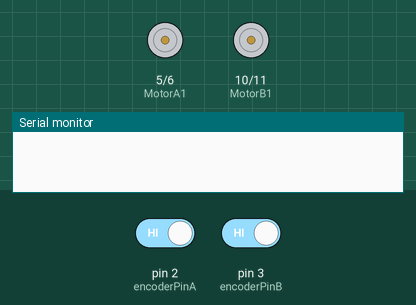
Simulated run of this sketch. Board: Arduino Uno, built with avr-gcc and run on an emulated ATmega328P. Shown: motor-driver pin pairs drawn as motors (green arrow = first pin HIGH = forward, orange = second pin HIGH = backward, longer = more drive), the last lines printed to the serial monitor. Inputs (shaded band) come from the test bench; at power-on: pin 2 (encoderPinA) HIGH, pin 3 (encoderPinB) HIGH.

Above: at 0.1 s.
At 0.6 s:
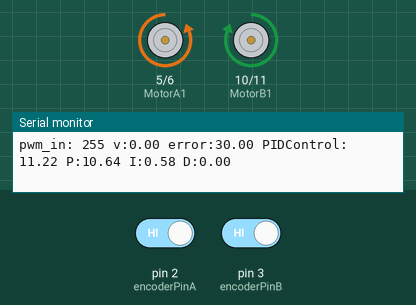
Timing chart, 0 to 2.1 s (numbered marks = the images above):
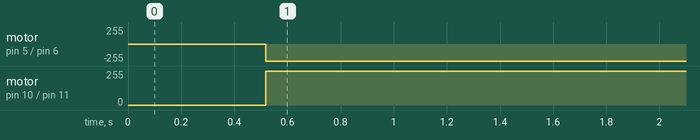

Measured:
- by itself, motor on pin 5 (MotorA1) / pin 6 (MotorA2): stopped → backward 255/255 at 0.52 s
- by itself, motor on pin 10 (MotorB1) / pin 11 (MotorB2): stopped → forward 255/255 at 0.52 s

The sketch:

main_ver2.ino
```cpp
  /* Arduino Pin */
#define SS1_LEFT_OUT  A1
#define SS2_LEFT_IN   A2
#define SS4_RIGHT_IN  A3
#define SS5_RIGHT_OUT A4

#define encoderPinA   2
#define encoderPinB   3

#define MotorA1       5
#define MotorA2       6
#define MotorB1       10
#define MotorB2       11


/* global variable - IR sensor */
byte  LeftOut;
byte  LeftIn;
byte  RightIn;
byte  RightOut;

/* global variable - ServingRobot Direction */
int cmd_direction = 0;
int Stop          = 0;
int Left          = 1;
int Straight      = 2;
int Right         = 3;
int Back          = 4;

/* global variable - PID Control */
long encoderPos = 0;
double angle = 0, angle_pre=0;
int time1 = 0;
int value = 0;

double v;
double v_pre = 0;


float Kp = 4.2227;
float Ki = 2.29743;
float Kd = -0.03976;
float Ke = 0.084;

/*
float Kp = 1.674;
float Ki = 0.8239;
float Kd = -0.3584;
float Ke = 0.084;
*/
int k = 0;

double PControl, IControl=0, DControl, PIDControl;
double error, error_pre;
int pwm_in;


int Hz = 20;
unsigned long time; // 시간 측정을 위한 변수


void setup() {
  pinMode(encoderPinA, INPUT_PULLUP);
  attachInterrupt(0, doEncoderA, CHANGE);
  pinMode(encoderPinB, INPUT_PULLUP);
  attachInterrupt(1, doEncoderB, CHANGE);

  Serial.begin(9600);
  time = millis();

}

void loop() {
  pidControl_Hz(Hz, 30); // 30cm/s 속도로 주행
}
```

FindTable.ino
```cpp
/* 프로그램 내용 : 라인트레이서 모듈을 이용하여 길을 찾는 알고리즘
 *
 * 라인트레이서 모듈에는 5개의 IR 센서가 존재하는데 그중에서
 * 인식이 잘 안되고 있는 가운데 모듈은 제외하고
 * 가운데 2개는 직선 길을 찾는데 사용하고
 * 가장자리 2개는 커브길의 존재를 탐지하는데 사용
 *
 * forward        검은색 선을 따라가는 함수
 */

/* 라인트레이서 모듈을 사용하여 검은색 선을 따라가는 함수 */
void forward()
{
  if (!LeftIn && !RightIn)
  {
    pidControl_Hz(10, 20);
  }
  else if (LeftIn && !RightIn)
  {
    MotorA(Straight, 150);
    MotorB(Straight, 80);
  }
  else if (!LeftIn && RightIn)
  {
    MotorA(Straight, 80);
    MotorB(Straight, 150);
  }
  else if (LeftIn && RightIn)
  {
    MotorA(Stop, 0);
    MotorB(Stop, 0);
  }
  else
  {
    MotorA(Straight, 200);
    MotorB(Straight, 200);
  }


}
void backward()
{
  MotorA(Back, 150);
  MotorB(Back, 150);
}
void turnLeft()
{
  MotorA(Straight, 200);
  MotorB(Straight, 100);
}
void turnRight()
{
  MotorA(Straight, 100);
  MotorB(Straight, 200);
}
void _stop()
{
  MotorA(Stop, 0);
  MotorB(Stop, 0);
}
```

IRSensor.ino
```cpp
/*  프로그램 내용 : bfd-1000 IR센서 관련 함수
 *
 *  getIRSensor         IR센서 값 읽어오는 함수
 *  getIRSensor_Hz      주어진 Hz 속도로 IR센서 값 읽어오는 함수
 *  showIRSensorChar    IR센서 값을 문자로 시리얼모니터로 출력해주는 함수
 *  showIRSensorValue   IR센서 값을 시리얼모니터로 출력해주는 함수
 *
 */

void getIRSensor()
{
  LeftOut  = digitalRead(SS1_LEFT_OUT);
  LeftIn   = digitalRead(SS2_LEFT_IN);
  //Center   = digitalRead(SS3_CENTER);
  RightIn  = digitalRead(SS4_RIGHT_IN);
  RightOut = digitalRead(SS5_RIGHT_OUT);
  //Bump     = digitalRead(CLP_BUMP);
  //Near     = digitalRead(NEAR);
}

void getIRSensor_Hz(int Hz)
{
  if( (millis()-time) % (1000 / Hz) == 0 )
  {
    getIRSensor();
  }
}

void showIRSensorChar()
{
  if (LeftOut  == 1) {Serial.print("L ");} else {Serial.print("- ");}
  if (LeftIn   == 1) {Serial.print("l ");} else {Serial.print("- ");}
  //if (Center   == 1) {Serial.print("C ");} else {Serial.print("- ");}
  if (RightIn  == 1) {Serial.print("r ");} else {Serial.print("- ");}
  if (RightOut == 1) {Serial.print("R ");} else {Serial.print("- ");}
  //if (Bump     == 1) {Serial.print(" BUMP!");} else {Serial.print("      ");}
  //if (Near     == 1) {Serial.print(" NEAR");}  else {Serial.print("    ");}
  Serial.println();
}

void showIRSensorValue()
{
  Serial.print("IRSensor : ");
  Serial.print(LeftOut);Serial.print(LeftIn);
  Serial.print(RightIn);Serial.print(RightOut);
  Serial.println();
}
```

Motor.ino
```cpp
/*  프로그램 내용 : DC Motor 컨트롤하는 함수들
 *
 *  MotorA              MotorA를 PWM 전압으로 조절하는 함수
 *  MotorB              MotorB를 PWM 전압으로 조절하는 함수
 *
 *  doEncoderA          DC모터 엔코더 카운트 하기 위한 함수
 *  doEncoderB          DC모터 엔코더 카운트 하기 위한 함수
 *  pos2ang             엔코더로부터 회전 각도 구하는 함수
 *  pos2ang_Hz          주어진 Hz속도로 회전 각도 구하는 함수
 *
 */

void MotorA(int dir, int _speed)
{
  if (dir == Straight)
  {
    analogWrite(MotorA1, 0);
    analogWrite(MotorA2, _speed);
  }
  else if (dir == Back)
  {
    analogWrite(MotorA1, _speed);
    analogWrite(MotorA2, 0);
  }
  else
  {
    analogWrite(MotorA1, 0);
    analogWrite(MotorA2, 0);
  }
}

void MotorB(int dir, int _speed)
{
  if (dir == Straight)
  {
    analogWrite(MotorB1, _speed);
    analogWrite(MotorB2, 0);
  }
  else if (dir == Back)
  {
    analogWrite(MotorB1, 0);
    analogWrite(MotorB2, _speed);
  }
  else
  {
    analogWrite(MotorB1, 0);
    analogWrite(MotorB2, 0);
  }
}

void doEncoderA()
{
  encoderPos += (digitalRead(encoderPinA)==digitalRead(encoderPinB))?1:-1;
}

void doEncoderB()
{
  encoderPos += (digitalRead(encoderPinA)==digitalRead(encoderPinB))?-1:1;
}

void pos2ang()
{
  angle = -encoderPos/(341.2*4) * 360 /180*3.141592  ;
}
```

PIDControl.ino
```cpp
void pidControl_Hz(int Hz, double input_v)
{
  double t = 1 / (double)Hz;
  if( (millis()-time) % (1000 / Hz) == 10 ){
    pos2ang(); // 회전 각도 측정(라디안)
    v = 3.15*(angle-angle_pre)/t;
    angle_pre = angle;


    error=(input_v-v)*Ke;
    PControl=Kp*error;
    if(IControl <= 4){IControl+=Ki*error*t;} //Windup 방지
    //IControl+=Ki*error*t;
    DControl=Kd*(error-error_pre)/t;

    PIDControl=PControl+IControl+DControl;

    pwm_in=255/6*PIDControl;
    if(pwm_in>=255){pwm_in=255;}
    else if(pwm_in<=60){pwm_in=60;}


    Serial.print("pwm_in: "); Serial.print(pwm_in);
    Serial.print(" v:"); Serial.print(v);
    Serial.print(" error:"); Serial.print(error/Ke);
    Serial.print(" PIDControl: "); Serial.print(PIDControl);
    Serial.print(" P:"); Serial.print(PControl);
    Serial.print(" I:"); Serial.print(IControl);
    Serial.print(" D:"); Serial.println(DControl);


    //Serial.println(v);

    MotorA(Straight, pwm_in);
    MotorB(Straight, pwm_in);
    //MotorA(Straight, -50);
    //MotorB(Straight, -50);

    //angle_pre = angle;
    v_pre     = v;
    error_pre = error;
  }
}
```
